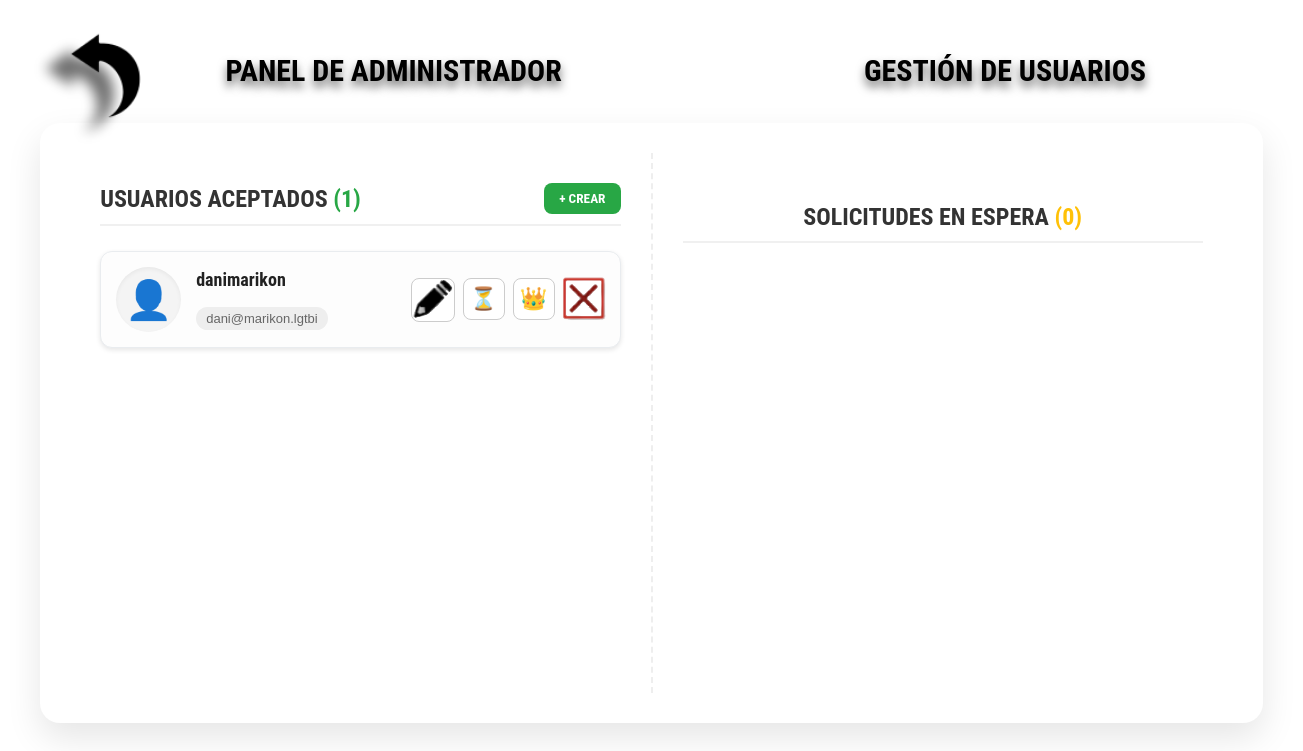
Page /gestionUsuarios on the earlier database version.
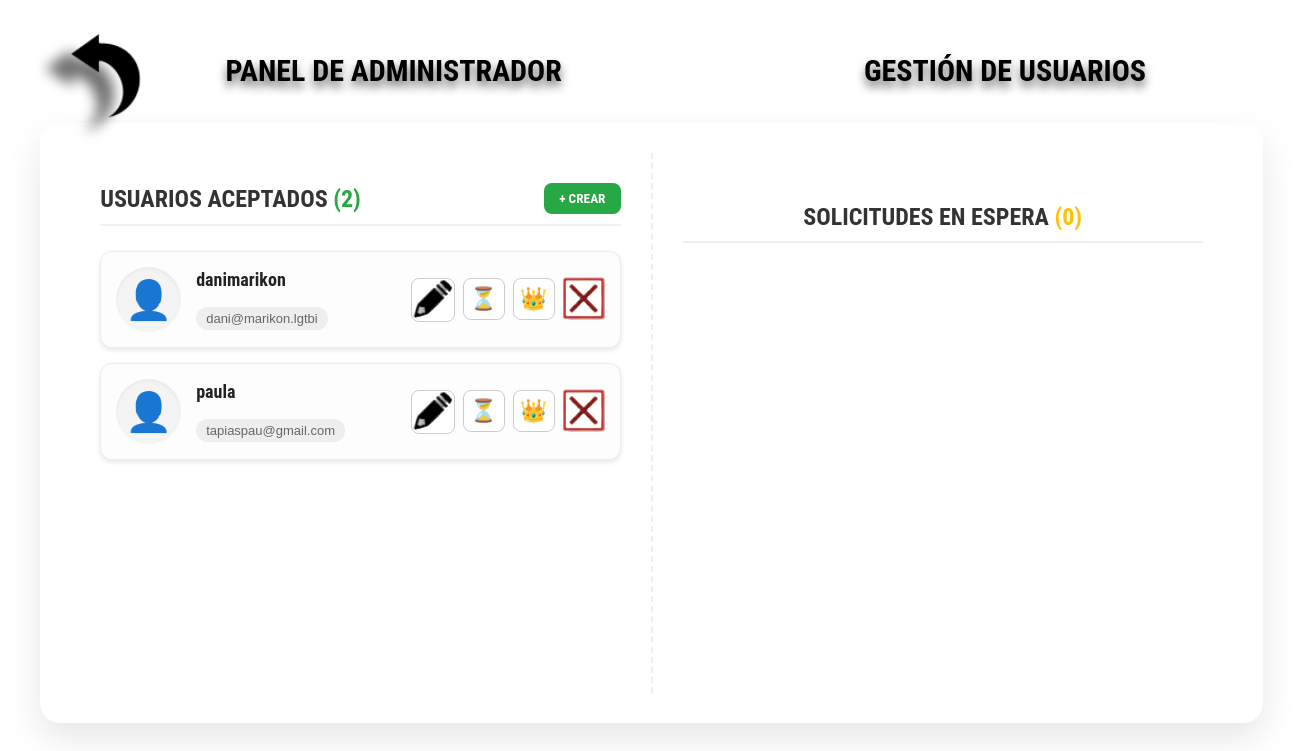
Same page on the later database version.
### tables this page shows
CREATE TABLE Usuario (
    IDUsuario INTEGER PRIMARY KEY AUTOINCREMENT,
    Nombre TEXT NOT NULL UNIQUE,
    Email TEXT NOT NULL UNIQUE,
    Contrasena TEXT NOT NULL,
    Estado TEXT NOT NULL DEFAULT 'Espera'
);

### app/controller/ui/ControladorVista.py (the view, shortened to what this page needs)
    @bp.route('/gestionUsuarios', methods=['GET', 'POST'])
    def gestionUsuarios():
        sesion = service.getSession()['Estado']
        if sesion and sesion != 'Admin':
            return "No tienes los permisos necesarios para utilizar esta interfaz", 400
        else:
            usuarios1 = service.get_aceptados()
            usuarios2 = service.get_espera()
            return render_template('gestionUsuarios.html', usuarios1=usuarios1, usuarios2=usuarios2)

### app/controller/model/GestorUsuarios.py (called while the page is built)
    def getSession(self):
        return Sesion().getSession()

    def get_aceptados(self):
        rows = self.db.execSQL(
            sql="SELECT * FROM Usuario WHERE Estado = 'Aceptado'"
        )
        return [ dict(row) for row in rows ]

    def get_espera(self):
        rows = self.db.execSQL(
            sql="SELECT * FROM Usuario WHERE Estado = 'Espera' OR Estado = 'Rechazado'"
        )
        return [ dict(row) for row in rows ]

### app/controller/model/Sesion.py (called while the page is built)
    def __new__(cls):
        if cls._instance is None:
            cls._instance = super().__new__(cls)
            cls._instance.usuario = Usuario(0,'','','','',0)  # Inicializa un usuario vacío
        return cls._instance

    def getSession(self):
        return self.usuario.getData()

### app/controller/model/Usuario.py (called while the page is built)
    def getData(self):
        return {
            "IDUsuario": self.IDUsuario,
            "Nombre": self.Nombre,
            "Email": self.Email,
            "Contrasena": self.Contrasena,
            "Estado": self.Estado,
            "Favorito": self.Favorito
        }

### app/templates/gestionUsuarios.html (shortened to what this page needs)
<!DOCTYPE html>
<html lang="es">
<head>
    <link rel="stylesheet" href="{{ url_for('static', filename='manageUsers.css') }}">
</head>
<body class="background">
    <a href="/admin_panel">
        <img src="{{ url_for('static', filename='return.png') }}" class="flecha">
    </a>
    <div class="top-bar">
        <div class="top-left">
            <h1>PANEL DE ADMINISTRADOR</h1>
        </div>
        <div class="top-right">
            <h1>GESTIÓN DE USUARIOS</h1>
        </div>
    </div>
    <div class="pokedex-main-container">
        <div class="pokedex-left-panel">
            <div style="display: flex; justify-content: space-between; align-items: center; border-bottom: 2px solid #f0f0f0; padding-bottom: 10px; margin-bottom: 25px;">
                <h2 class="panel-title" style="border: none; margin: 0; padding: 0;">USUARIOS ACEPTADOS <span style="color:#28a745;">({{ usuarios1|length }})</span></h2>
                <button onclick="abrirModalCrear()" style="background:#28a745; color: white; padding: 8px 15px; border-radius: 8px; font-weight: bold; font-family: 'Roboto Condensed', sans-serif; border: none; cursor: pointer; transition: transform 0.2s;">
                    + CREAR
                </button>
            </div>
            {% for u in usuarios1 %}
            <div class="usuario-row">
                <div class="usuario-sprite">
                    👤
                </div>
                <div class="usuario-info">
                    <p class="usuario-nombre">{{ u['Nombre'] }} </p>
                    <p class="usuario-favorito">{{ u['Email'] }}</p>
                </div>
                <div class="usuario-actions">
                    <a href="/modificarDatosAdmin?id={{u['IDUsuario']}}" class="action-btn edit" title="Editar Usuario">
                        <img src="{{ url_for('static', filename='lapiz.png') }}" alt="Editar">
                    </a>
                    {% if u['Estado'] != 'Admin' %}
                    <form method="post" style="display:inline;">
                        <button type="submit" class="action-btn wait" title="Mandar a Espera">
                            ⏳
                        </button>
                    </form>
                    <form method="post" style="display:inline;">
                        <button type="submit" class="action-btn admin" title="Hacer Administrador">
                            👑
                        </button>
                    </form>
                    {% endif %}
                    {% if u['Estado'] != 'Admin' or u['IDUsuario'] == current_user_id %}
                    <form method="post" style="display:inline;">
                        <button type="submit" class="action-btn reject" title="Rechazar/Eliminar Usuario">
                            <img src="{{ url_for('static', filename='rojo.png') }}" alt="Rechazar">
                        </button>
                    </form>
                    {% endif %}
                </div>
            </div>
            {% endfor %}
        </div>
        <div class="pokedex-right-panel">
            <h2 class="panel-title">SOLICITUDES EN ESPERA <span style="color:#ffc107;">({{ usuarios2|length }})</span></h2>
        </div>
    </div>
</body>
</html>

Differences in the rows shown:
added Usuario: Nombre "paula", Email "tapiaspau@gmail.com"
Other differences:
{{ usuarios1|length }}: "1" → "2"
